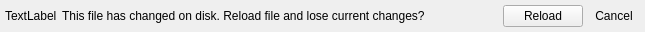
<?xml version="1.0" encoding="UTF-8"?>
<ui version="4.0">
 <class>Form</class>
 <widget class="QWidget" name="Form">
  <property name="geometry">
   <rect>
    <x>0</x>
    <y>0</y>
    <width>645</width>
    <height>28</height>
   </rect>
  </property>
  <property name="windowTitle">
   <string>Form</string>
  </property>
  <layout class="QHBoxLayout" name="horizontalLayout">
   <property name="spacing">
    <number>5</number>
   </property>
   <property name="leftMargin">
    <number>5</number>
   </property>
   <property name="topMargin">
    <number>5</number>
   </property>
   <property name="rightMargin">
    <number>5</number>
   </property>
   <property name="bottomMargin">
    <number>5</number>
   </property>
   <item>
    <widget class="QLabel" name="label_warning">
     <property name="sizePolicy">
      <sizepolicy hsizetype="Maximum" vsizetype="Preferred">
       <horstretch>0</horstretch>
       <verstretch>0</verstretch>
      </sizepolicy>
     </property>
     <property name="text">
      <string>TextLabel</string>
     </property>
    </widget>
   </item>
   <item>
    <widget class="QLabel" name="label">
     <property name="text">
      <string>This file has changed on disk. Reload file and lose current changes?</string>
     </property>
     <property name="wordWrap">
      <bool>true</bool>
     </property>
    </widget>
   </item>
   <item>
    <widget class="QPushButton" name="pushbutton_reload">
     <property name="sizePolicy">
      <sizepolicy hsizetype="Maximum" vsizetype="Fixed">
       <horstretch>0</horstretch>
       <verstretch>0</verstretch>
      </sizepolicy>
     </property>
     <property name="text">
      <string>Reload</string>
     </property>
    </widget>
   </item>
   <item>
    <widget class="QToolButton" name="toolButton_cancel">
     <property name="sizePolicy">
      <sizepolicy hsizetype="Maximum" vsizetype="Fixed">
       <horstretch>0</horstretch>
       <verstretch>0</verstretch>
      </sizepolicy>
     </property>
     <property name="toolTip">
      <string>Close</string>
     </property>
     <property name="text">
      <string>Cancel</string>
     </property>
     <property name="autoRaise">
      <bool>true</bool>
     </property>
    </widget>
   </item>
  </layout>
 </widget>
 <resources/>
 <connections/>
</ui>
